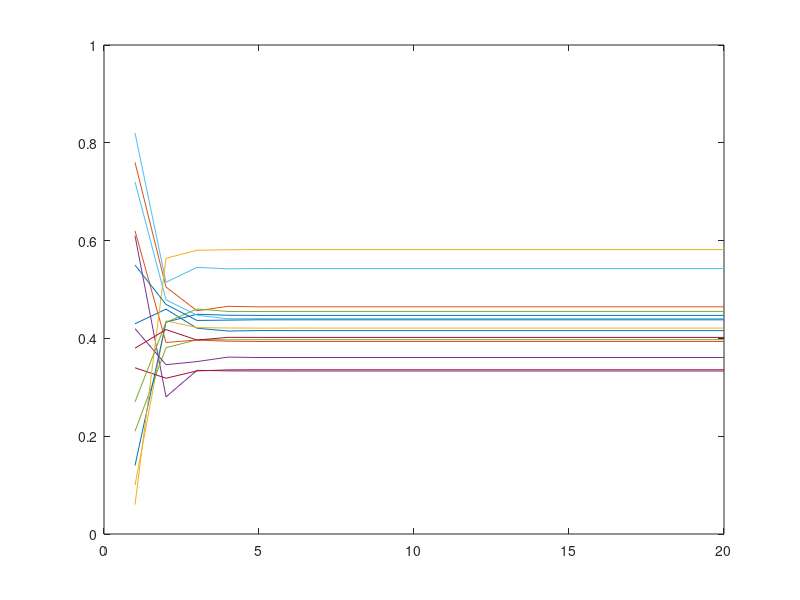

This figure's MATLAB source:
#Via le nombre de lien
n = [0.43; 0.76; 0.10; 0.61; 0.21;  0.82; 0.34; 0.14; 0.62; 0.06;  0.42; 0.27; 0.72; 0.38; 0.55];

#Matrice bidon (en attendant l'automatisation/google)
M = zeros(15);

disp(M);
     
for i=1:size(M)(1)
  for j=1:size(M)(1) 
    M(j,i) = rand();
  endfor
endfor


for i=1:size(M)(1)
  somme = sum(M(:,i));
  
  for j=1:size(M)(2)
    M(j,i) = M(j,i)/somme;
  endfor
  
  disp(sum(M(:,i)));
endfor



T = 20;

x = zeros(size(M)(1), T);
x(:,1) = n; #x initial

for i=2:T
    n = M*n;
    x(:,i) = n;
endfor

figure(1);
plot(1:T, x(1,:));
hold on;

for i=2:size(M)(1)
  plot(1:T, x(i,:));
endfor